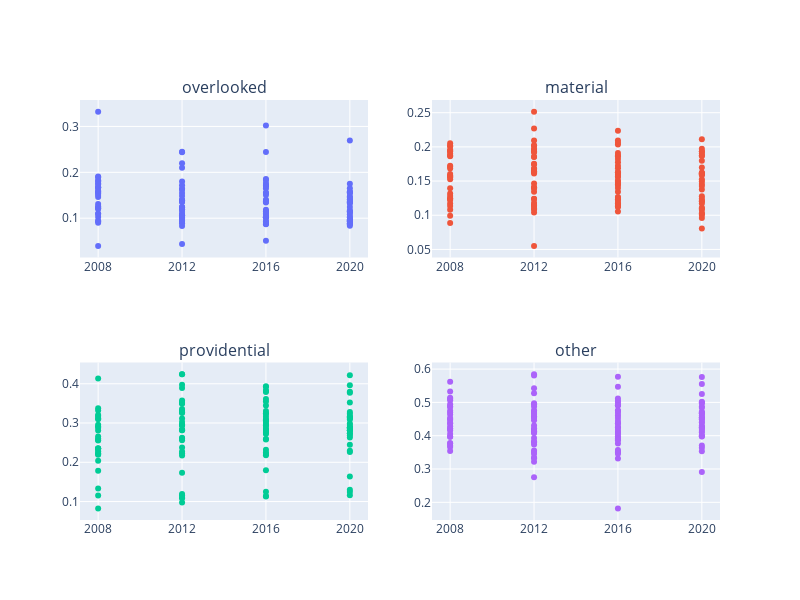

Notebook code for this chart:
### Markdown cell above
Find and remove outliers

### Code cell
create_scatter_plots_grid(foundational_df_no_transformations, 'TIME_PERIOD', ['overlooked', 'material', 'providential', 'other'], time_periods)

### Figure 1 — Plotly figure (JSON) as saved in the notebook; plotly's stock layout.template omitted (floating-point values rounded to 4 significant figures; data arrays with more than 128 entries replaced by an {"elided": "..."} marker saying what was removed)
{"data": [{"hovertext": {"elided": "131 str values"}, "mode": "markers", "name": "overlooked", "x": {"elided": "131 int values"}, "y": {"elided": "131 float values"}, "type": "scatter", "xaxis": "x", "yaxis": "y"}, {"hovertext": {"elided": "131 str values"}, "mode": "markers", "name": "material", "x": {"elided": "131 int values"}, "y": {"elided": "131 float values"}, "type": "scatter", "xaxis": "x2", "yaxis": "y2"}, {"hovertext": {"elided": "131 str values"}, "mode": "markers", "name": "providential", "x": {"elided": "131 int values"}, "y": {"elided": "131 float values"}, "type": "scatter", "xaxis": "x3", "yaxis": "y3"}, {"hovertext": {"elided": "131 str values"}, "mode": "markers", "name": "other", "x": {"elided": "131 int values"}, "y": {"elided": "131 float values"}, "type": "scatter", "xaxis": "x4", "yaxis": "y4"}], "layout": {"xaxis": {"anchor": "y", "domain": [0.0, 0.45], "tickvals": ["2008", "2012", "2016", "2020"]}, "yaxis": {"anchor": "x", "domain": [0.625, 1.0]}, "xaxis2": {"anchor": "y2", "domain": [0.55, 1.0], "tickvals": ["2008", "2012", "2016", "2020"]}, "yaxis2": {"anchor": "x2", "domain": [0.625, 1.0]}, "xaxis3": {"anchor": "y3", "domain": [0.0, 0.45], "tickvals": ["2008", "2012", "2016", "2020"]}, "yaxis3": {"anchor": "x3", "domain": [0.0, 0.375]}, "xaxis4": {"anchor": "y4", "domain": [0.55, 1.0], "tickvals": ["2008", "2012", "2016", "2020"]}, "yaxis4": {"anchor": "x4", "domain": [0.0, 0.375]}, "annotations": [{"font": {"size": 16}, "showarrow": false, "text": "overlooked", "x": 0.225, "xanchor": "center", "xref": "paper", "y": 1.0, "yanchor": "bottom", "yref": "paper"}, {"font": {"size": 16}, "showarrow": false, "text": "material", "x": 0.775, "xanchor": "center", "xref": "paper", "y": 1.0, "yanchor": "bottom", "yref": "paper"}, {"font": {"size": 16}, "showarrow": false, "text": "providential", "x": 0.225, "xanchor": "center", "xref": "paper", "y": 0.375, "yanchor": "bottom", "yref": "paper"}, {"font": {"size": 16}, "showarrow": false, "text": "other", "x": 0.775, "xanchor": "center", "xref": "paper", "y": 0.375, "yanchor": "bottom", "yref": "paper"}], "height": 600, "width": 800, "showlegend": false}}
